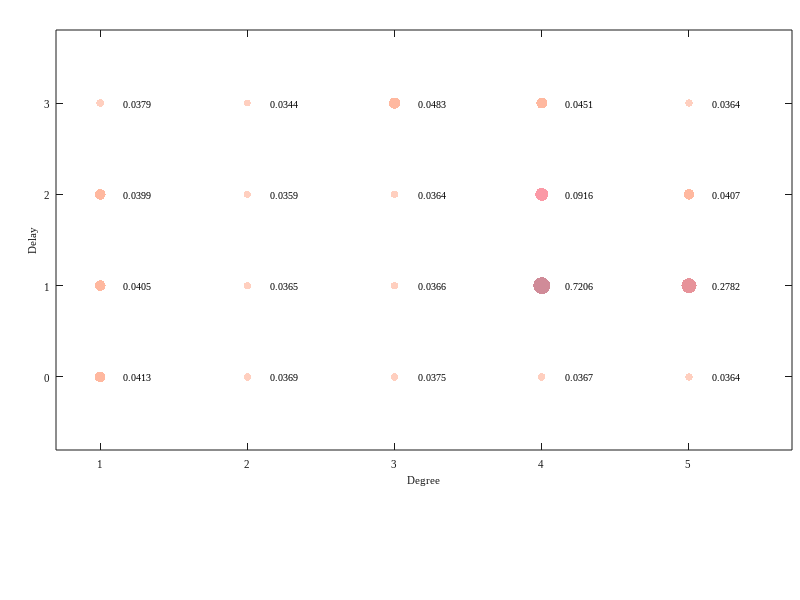

Source code (MATLAB):
yy = [0, 0, 0, 0, 0, 1, 1, 1, 1, 1, 2, 2, 2, 2, 2, 3, 3, 3, 3, 3];
xx = [1, 2, 3, 4, 5, 1, 2, 3, 4, 5, 1, 2, 3, 4, 5, 1, 2, 3, 4, 5];
sz = [0.4, 0.2, 0.21, 0.2, 0.2, 0.4, 0.2, 0.2, 1, 0.8, 0.4, 0.19, 0.2, 0.6, 0.4, 0.21, 0.18, 0.44, 0.43, 0.2];
ssz = [0.0413, 0.0369, 0.0375, 0.0367, 0.0364, 0.0405, 0.0365, 0.0366, 0.7206, 0.2782,...
    0.0399, 0.0359, 0.0364, 0.0916, 0.0407, 0.0379, 0.0344, 0.0483, 0.0451, 0.0364];
szz = num2str(ssz', '%.4f\n');
sz =  150 * sz;

figureUnits = 'centimeters';
fig = figure;
set(gcf, 'unit', 'centimeters', 'position', [8, 6, 8, 3])
set(gca, 'Fontsize', 8, 'FontName', 'Times New Roman', 'position', [0.07, 0.25, 0.92, 0.7]);
hold on

map = [255 186 163
       255 154 118
       249 109 128
       220 100 110
       187  89 107]/255;
colormap(map);

scatter(xx, yy, sz, sz, 'filled', 'MarkerFaceAlpha', 0.7)
hXLabel = xlabel('Degree');
hYLabel = ylabel('Delay');
text(xx + 0.16, yy , cellstr(szz), 'FontSize', 7, 'FontName', 'Times New Roman');

set(gca, 'Box', 'on', ...                                        
         'XGrid', 'off', 'YGrid', 'off', ...                     
         'TickDir', 'in', 'TickLength', [.01 .01], ...           
         'XMinorTick', 'off', 'YMinorTick', 'off', ...           
         'XColor', [.1 .1 .1],  'YColor', [.1 .1 .1],...         
         'XTick', 1 : 1 : 5,...                                     
         'XLim', [0.7 5.7],...
         'YTick', 0 : 1 : 3,...
         'YLim', [-0.8 3.8])

set(gca, 'FontName', 'Times New Roman')
set([hXLabel, hYLabel], 'FontName', 'Times New Roman')
set(gca, 'FontSize', 8, 'FontName', 'Times New Roman')
set([hXLabel, hYLabel], 'FontSize', 8, 'FontName', 'Times New Roman')
set(gcf,'Color',[1 1 1])